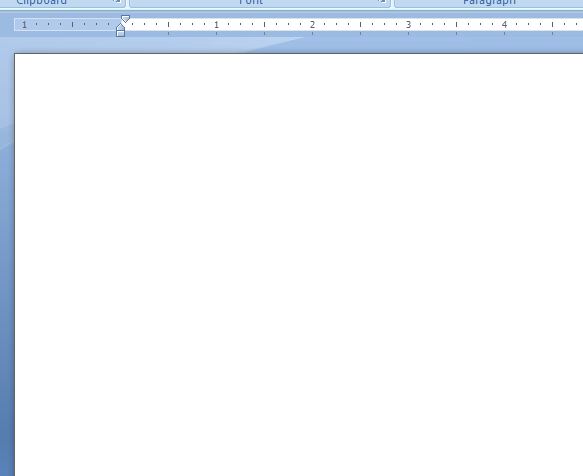
#> input picture data.PNG, 583 x 476 px, found by its file name
$ python plot.py
#> lines starting #> are read from the running program, lines starting #| are printed output that depends on the picture
import cv2 as cv
import numpy as np
from matplotlib import pyplot as plt

BLUE = [255,0,0]
img1_name = 'data.png'
img1 = cv.imread(img1_name)
#> img1 is the input picture: shape (476, 583, 3); mean B, G, R 250.8, 246.9, 243.6

px = img1[100,100]
#> px = [255, 255, 255]

print (px)
#| [255 255 255]

img2_name = 'aa.png'

img2 = cv.imread(img2_name)
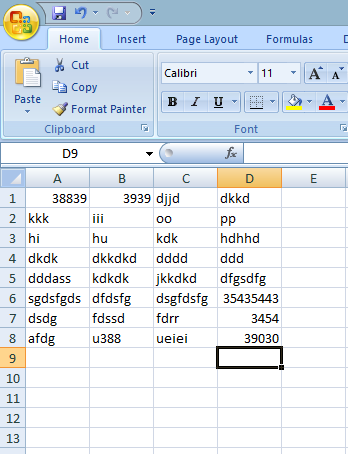
#> input picture aa.PNG, 348 x 454 px, found by its file name
#> img2 is the input picture: shape (454, 348, 3); mean B, G, R 235.7, 229, 222.1

px1 = img2[100,100]
#> px1 = [240, 224, 208]

print (px1)
#| [240 224 208]

if px1[0] >= 230:
   print ("")
   if px1[1] >= 224:
      print(img2_name+" is XL File")

elif px1[0] <= 16:
   print ("")
   if px1[1] <= 24:
      print(img1_name+" is XL File")
else:
	print("not XL file")

if px[0] >= 255:
   print ("")
   if px[1] >= 255:
      print(img1_name+" is Word File")
else:
	print("not word file")

replicate = cv.copyMakeBorder(img1,10,10,10,10,cv.BORDER_REPLICATE)
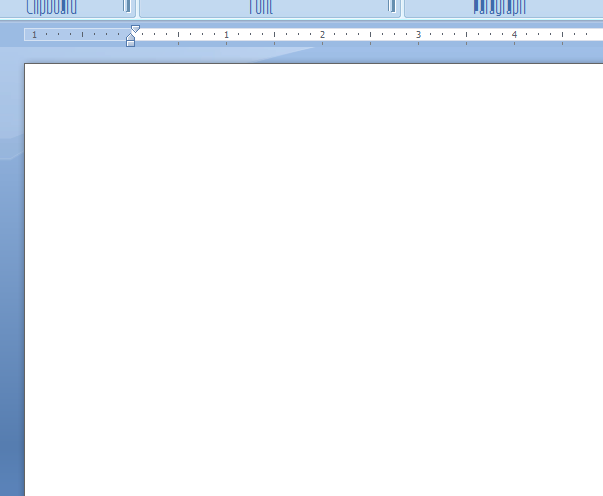
#> replicate: shape (496, 603, 3); mean B, G, R 249.7, 244.8, 240.7
reflect = cv.copyMakeBorder(img1,10,10,10,10,cv.BORDER_REFLECT)
reflect101 = cv.copyMakeBorder(img1,10,10,10,10,cv.BORDER_REFLECT_101)
wrap = cv.copyMakeBorder(img1,10,10,10,10,cv.BORDER_WRAP)
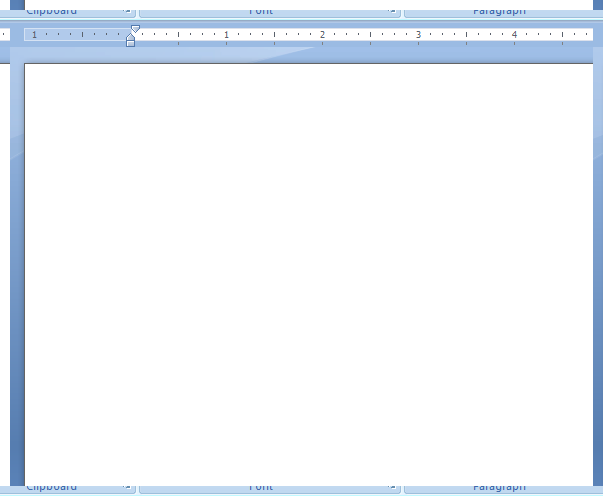
#> wrap: shape (496, 603, 3); mean B, G, R 249.8, 245, 240.8
constant= cv.copyMakeBorder(img1,10,10,10,10,cv.BORDER_CONSTANT,value=BLUE)
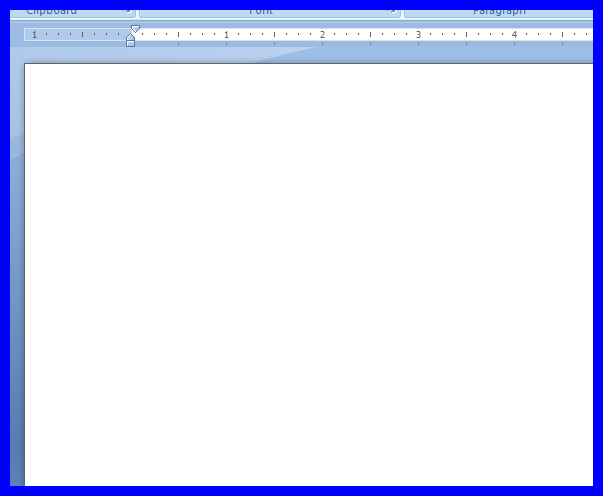
#> constant: shape (496, 603, 3); mean B, G, R 251.1, 229, 226

plt.subplot(231),plt.imshow(img1,'gray'),plt.title('ORIGINAL')
plt.subplot(232),plt.imshow(replicate,'gray'),plt.title('REPLICATE')
plt.subplot(233),plt.imshow(reflect,'gray'),plt.title('REFLECT')
plt.subplot(234),plt.imshow(reflect101,'gray'),plt.title('REFLECT_101')
plt.subplot(235),plt.imshow(wrap,'gray'),plt.title('WRAP')
plt.subplot(236),plt.imshow(constant,'gray'),plt.title('CONSTANT')

plt.show()
#> figure, not shown here; B, G, R data is drawn as R, G, B
